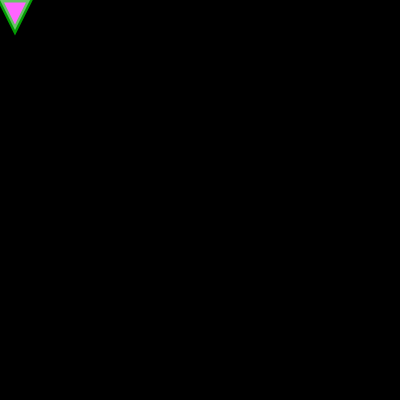
Frame 1 (no input)
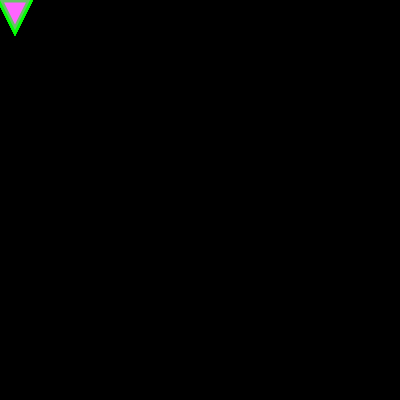
Frame 60 (no input)
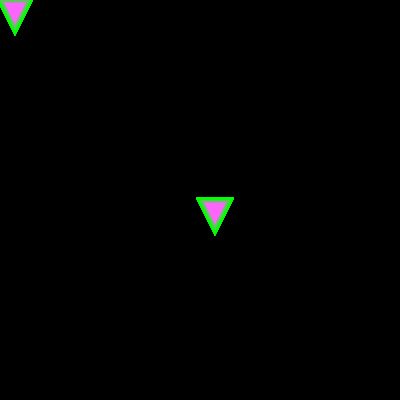
Frame 120 (the mouse pressed at the canvas centre since frame 60)

The p5.js sketch that drew these frames (run headless with seeded random() and noise() and a simulated clock; from frame 60 on, the mouse is pressed at the canvas centre):

// p5.js sketch
// ── sketch.js
var a = 0
function setup() {
  createCanvas(400, 400)
  background(0, 0, 0)
}

function draw() {
  fill(255, 100, 255)
  strokeWeight(5)
  stroke(5,255,5,155)
  //rotate( degrees(a))
  triangle(mouseX, mouseY, (mouseX + 15), (mouseY + 30), (mouseX + 30), mouseY)
  a++
}
